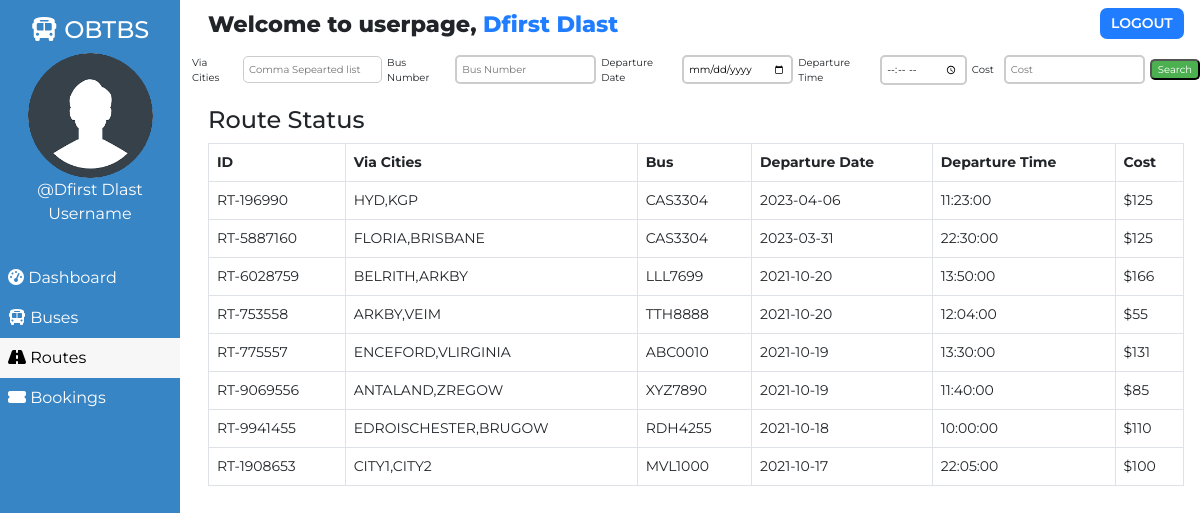
Page /admin/user_route.php (signed in) on the committed database.
### tables this page shows
CREATE TABLE `customers` (
  `id` int(100) NOT NULL,
  `customer_id` varchar(255) NOT NULL,
  `customer_name` varchar(30) NOT NULL,
  `customer_phone` varchar(10) NOT NULL,
  `customer_password` varchar(255) NOT NULL,
  `customer_created` datetime NOT NULL DEFAULT CURRENT_TIMESTAMP
);

CREATE TABLE `routes` (
  `id` int(100) NOT NULL,
  `route_id` varchar(255) NOT NULL,
  `bus_no` varchar(155) NOT NULL,       
  `route_cities` varchar(255) NOT NULL,
  `route_dep_date` date NOT NULL,
  `route_dep_time` time NOT NULL,
  `route_step_cost` int(100) NOT NULL,
  `route_created` datetime NOT NULL DEFAULT CURRENT_TIMESTAMP
);

### admin/user_route.php (the view, shortened to what this page needs)
<!DOCTYPE html>
<html lang="en">
<head>
    <link href="https://cdn.jsdelivr.net/npm/bootstrap@5.0.1/dist/css/bootstrap.min.css" rel="stylesheet">
    <?php
        $page="route";
    ?>
</head>
<body>
    <?php require '../assets/partials/_user-header.php';?>
<form method="GET" style = " display: flex;
  flex-direction: row;
  align-items: center;
  font-size: 10px;  ">
  <label for="viaCities" style= "margin-right: 5px; " >Via Cities</label>
  <input type="text" name="viaCities" id="viaCities" placeholder="Comma Sepearted list" style = "
           padding: 5px;
     margin: 5px;
       border-radius: 5px;
       border: 1px solid #ccc;
">
  <br>
  <label for="busno" style= "margin-right: 5px;">Bus Number</label>
  <input type="text" name="busno" id="busno"  placeholder="Bus Number" style = "  margin: 5px;
    padding: 5px;
    border-radius: 5px;
    border: 2px solid #ccc;
    "
  <br>
  <label for="date" style= "margin-right: 5px;">Departure Date</label>
  <input type="date" name="dep_date" id="date" style = "  margin: 5px;
    padding: 5px;
    border-radius: 5px;
    border: 2px solid #ccc;
   " >
  <br>
 <label for="time" style= "margin-right: 5px;">Departure Time</label>
 <input type="time" name="dep_time" id="time" style = "   margin: 5px;
    padding: 5px;
    border-radius: 5px;
    border: 2px solid #ccc;
    ">
 <br>
<label for="stepCost" style= "margin-right: 5px;">Cost</label>
<input type="stepCost" name="cost" id="stepCost" placeholder="Cost" style = "   margin: 5px;
   padding: 5px;
   border-radius: 5px;
   border: 2px solid #ccc;
   ">
<br>
  <input type="submit" value="Search" style = " background-color: #4CAF50;
    color: white;
       border-radius: 5px;
    cursor: pointer; ">
</form>
        <?php
            $resultSql = "SELECT * FROM `routes` ORDER BY route_created DESC";
            $resultSqlResult = mysqli_query($conn, $resultSql);
            if(!mysqli_num_rows($resultSqlResult)){ ?>
                <div class="container mt-4">
                    <div id="noRoutes" class="alert alert-dark " role="alert">
                        <h1 class="alert-heading">No Routes Found!!</h1>
                        <p class="fw-light">Be the first person to add one!</p>
                        <hr>
                        <div id="addRouteAlert" class="alert alert-success" role="alert">
                                Click on <button id="add-button" class="button btn-sm"type="button"data-bs-toggle="modal" data-bs-target="#addModal">ADD <i class="fas fa-plus"></i></button> to add a route!
                        </div>
                    </div>
                </div>
            <?php }
            else { ?>
                <section id="route">
                    <div id="head">
                        <h4>Route Status</h4>
                    </div>
                    <div id="route-results">
                        <table class="table table-hover table-bordered">
                            <thead>
                                <th>ID</th>
                                <th>Via Cities</th>
                                <th>Bus</th>
                                <th>Departure Date</th>
                                <th>Departure Time</th>
                                <th>Cost</th>
                            </thead>
                            <?php
                                while($row = mysqli_fetch_assoc($resultSqlResult))
                                {
                                    $route_id = $row["route_id"];
                                    $route_cities = $row["route_cities"];
                                    $route_dep_time = $row["route_dep_time"];
                                    $route_dep_date = $row["route_dep_date"];
                                    $route_step_cost = $row["route_step_cost"];
                                    $bus_no = $row["bus_no"];
                                        ?>
                                    <tr>
                                        <td>
                                            <?php
                                                echo $route_id;
                                            ?>
                                        </td>
                                        <td>
                                            <?php
                                                echo $route_cities;
                                            ?>
                                        </td>
                                        <td>
                                            <?php
                                                echo $bus_no;
                                            ?>
                                        </td>
                                        <td>
                                            <?php
                                                echo $route_dep_date;
                                            ?>
                                        </td>
                                        <td>
                                            <?php
                                                echo $route_dep_time;
                                            ?>
                                        </td>
                                        <td>
                                            <?php
                                                echo '$'.$route_step_cost;?>
                                        </td>
                                    </tr>
                                <?php
                                }
                            ?>
                        </table>
                    </div>
                    </section>
                <?php  }
            ?>
            </div>
    </main>
</body>
</html>

### assets/partials/_user-header.php (shortened to what this page needs)
<?php
    $conn = db_connect();
    $user_id = $_SESSION['user_id'];
    $sql = "SELECT * FROM customers WHERE customer_id = '$user_id';";
    $result = mysqli_query($conn, $sql);
    if($row = mysqli_fetch_assoc($result))
    {
        $user_name = $row['customer_name'];
    }
?>
    <main id="container">
        <div id="sidebar">
            <h4><i class="fas fa-bus"></i> OBTBS</h4>
            <div>
                <img class="adminDp" src="../assets/img/userav-min.png" height="125px" alt="Admin Profile Pic">
                <p>
                    <?php  echo '@'.$user_name;  ?>
                </p>
                <p>Username</p>
            </div>
            <ul id="options">
                <li class="option <?php if($page=='dashboard'){ echo 'active';}?>">
                    <a href="./user_dashboard.php">
                    <i class="fas fa-tachometer-alt"></i> Dashboard
                    </a>
                </li>
                <li class="option <?php if($page=='bus'){ echo 'active';}?>">
                    <a href="./user_bus.php">
                    <i class="fas fa-bus"></i> Buses
                    </a>
                </li>
                <li class="option <?php if($page=='route'){ echo 'active';}?>">
                    <a href="./user_route.php">
                    <i class="fas fa-road"></i> Routes
                    </a>
                </li>
                <li class="option <?php if($page=='booking'){ echo 'active';}?>">
                    <a href="./user_booking.php">
                    <i class="fas fa-ticket-alt"></i> Bookings
                    </a>
                </li>
            </ul>
        </div>
        <div id="main-content">
            <section id="welcome">
                <ul>
                    <li class="welcome-item">Welcome to userpage,
                        <span id="USER">
                            <?php
                                echo $user_name;
                            ?>
                        </span>
                    </li>
                    <li class="welcome-item">
                        <button id="logout" class="btn-sm">
                            <a href="../assets/partials/_logout.php">LOGOUT</a>
                        </button>
                    </li>
                </ul>
            </section>

### assets/styles/admin.php (style rules this page uses)
body { margin: 0; box-sizing: border-box; font-family: 'Montserrat', sans-serif; background-color: white; }
html { scroll-behavior: smooth; }
*, *::after, *::before { box-sizing: inherit; }
#USER { color: #207DFF; }
.adminDp { border-radius: 50%; }
#welcome { background-color: white; }
#welcome ul { display: flex; justify-content: space-between; list-style-type: none; padding: 0; margin: 0; }
#welcome li { margin: 0 1rem; padding: 0.5rem 0; }
#welcome li:first-child { font-weight: 800; font-size: 1.4rem; }
#logout { padding: 0.3rem 0.7rem; background-color: #207DFF; font-weight: 600; outline: none; border: none; border-radius: 7px; }
#logout a { color: white; text-decoration: none; }
@media only screen and (min-width:1000px) { #sidebar { text-align: center; background-color: #3885c5; color: white; width: 15%; position: fixed; top: 0%; padding-top: 1rem; z-index: 2; height: 100vh; } }
@media only screen and (min-width:1000px) { #sidebar p { margin: 0; } }
@media only screen and (min-width:1000px) { #sidebar ul { margin-top: 2rem; } }
@media only screen and (min-width:1000px) { #options { list-style-type: none; text-align: left; padding-left: 0; } }
@media only screen and (min-width:1000px) { .option a { display: block; padding: 0.5rem; text-decoration: none; color: inherit; } }
@media only screen and (min-width:1000px) { .active { background-color:#f7f7f7; color:black; } }
@media only screen and (min-width:1000px) { #main-content { margin-left: 16%; } }

### assets/styles/admin-options.php (style rules this page uses)
* { font-family: Montserrat; }
#booking #head, #customer #head, #route #head, #seat #head, #bus #head { padding-top: 1rem; }
#booking, #customer, #route, #bus, #seat { padding: 0 1rem; }
#route table { width: 100%; }
table { font-size: 14px; }
table th,td { padding-left: 0.3rem; }

### rows in the picture
customers: customer_name "Dfirst Dlast"
routes: route "RT-196990", route_cities "HYD,KGP", bus_no "CAS3304", route_dep_date "2023-04-06", route_dep_time "11:23:00", route_step_cost "125"
routes: route "RT-5887160", route_cities "FLORIA,BRISBANE", bus_no "CAS3304", route_dep_date "2023-03-31", route_dep_time "22:30:00", route_step_cost "125"
routes: route "RT-6028759", route_cities "BELRITH,ARKBY", bus_no "LLL7699", route_dep_date "2021-10-20", route_dep_time "13:50:00", route_step_cost "166"
routes: route "RT-753558", route_cities "ARKBY,VEIM", bus_no "TTH8888", route_dep_date "2021-10-20", route_dep_time "12:04:00", route_step_cost "55"
routes: route "RT-775557", route_cities "ENCEFORD,VLIRGINIA", bus_no "ABC0010", route_dep_date "2021-10-19", route_dep_time "13:30:00", route_step_cost "131"
routes: route "RT-9069556", route_cities "ANTALAND,ZREGOW", bus_no "XYZ7890", route_dep_date "2021-10-19", route_dep_time "11:40:00", route_step_cost "85"
routes: route "RT-9941455", route_cities "EDROISCHESTER,BRUGOW", bus_no "RDH4255", route_dep_date "2021-10-18", route_dep_time "10:00:00", route_step_cost "110"
routes: route "RT-1908653", route_cities "CITY1,CITY2", bus_no "MVL1000", route_dep_date "2021-10-17", route_dep_time "22:05:00", route_step_cost "100"
